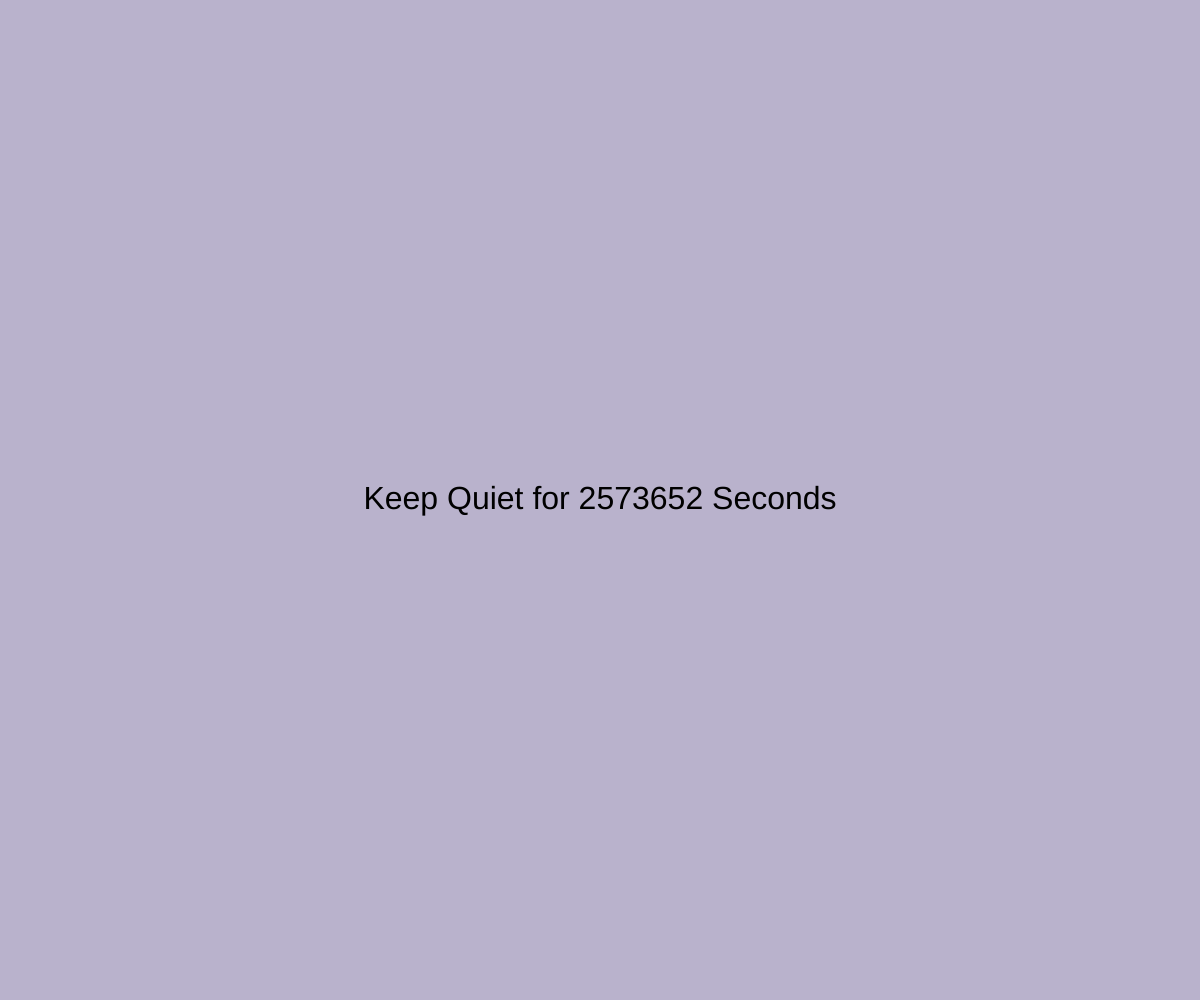
Frame 1 (no input)
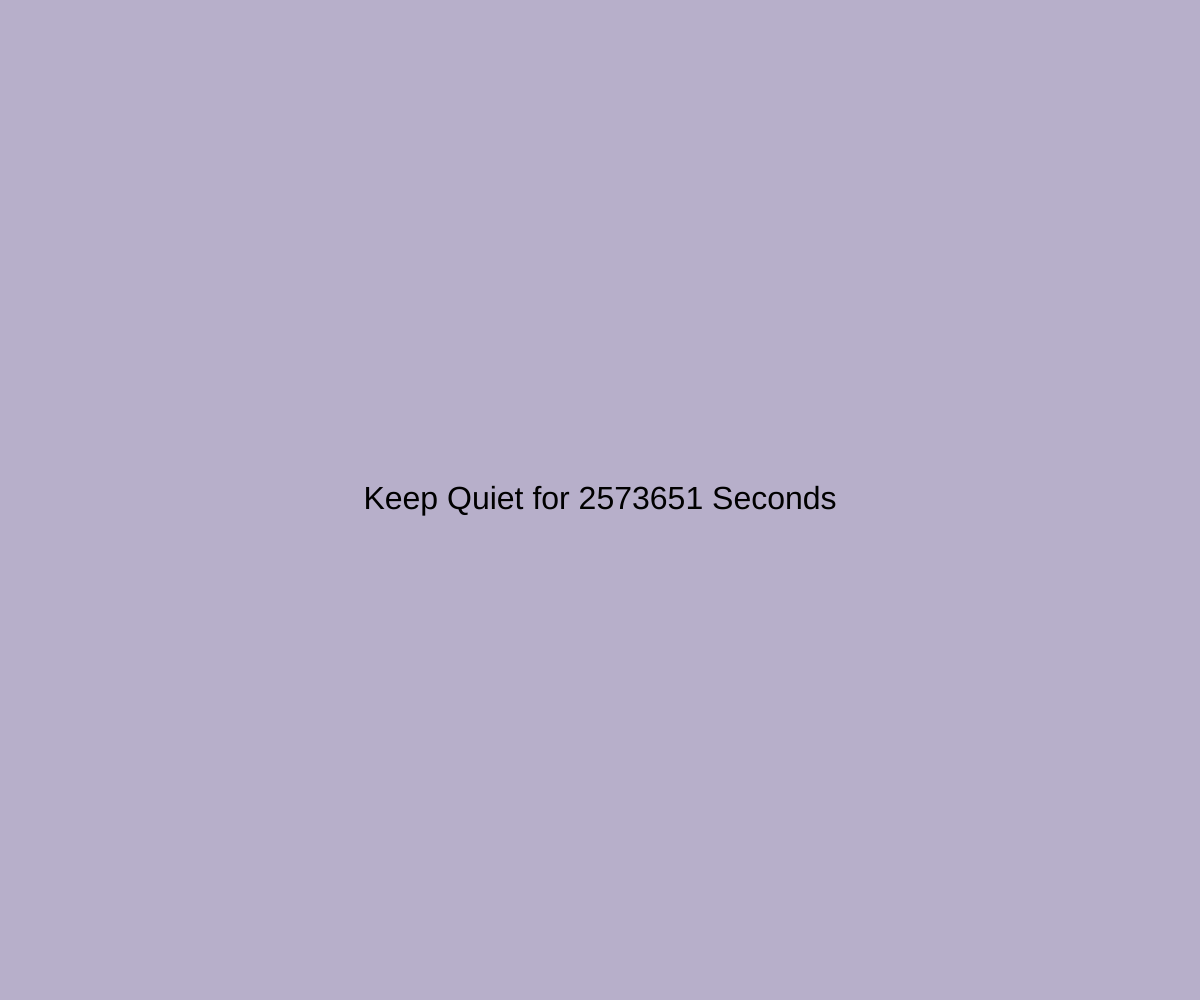
Frame 60 (no input)
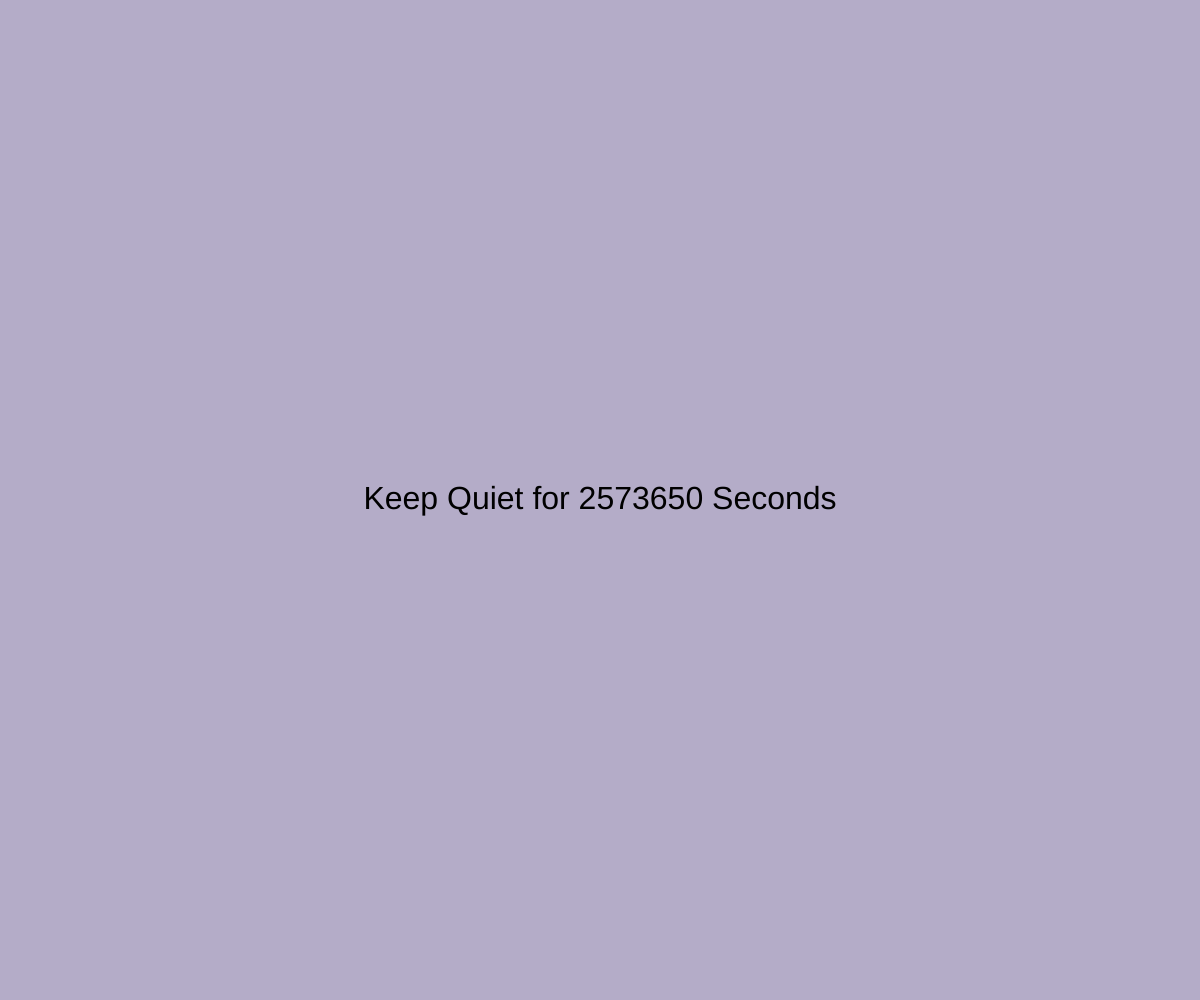
Frame 120 (the mouse pressed at the canvas centre since frame 60)

The p5.js sketch that drew these frames (run headless with seeded random() and noise() and a simulated clock; from frame 60 on, the mouse is pressed at the canvas centre):

// p5.js sketch
// ── sketch.js
let lastMilis;
let curMilis;
let elapse;
let h;
let s;
let l;
let countDown;
let interval;
let lastTriggered = -1;

let lSwitch = -1;  
let sSwitch = -1;  

function setup() {
  createCanvas(windowWidth, windowHeight);
  colorMode(HSL, 360, 100, 100);
  textAlign(CENTER, CENTER);

  interval = 30;
  h = random(0, 360);  
  s = random(0, 100);  
  l = random(0, 100);  

  countDown = h * 10000 + s * 100 + l;

  background(h, s, l);
  lastMilis = millis();
}

function draw() {
  curMilis = millis();
  elapse = curMilis - lastMilis;

  l += (elapse / 1000) * lSwitch;  
  countDown -= elapse / 1000;
  
  if (l > 100 || l < 0) {
    lSwitch *= -1;  
    s += sSwitch * 1;  
  }

  if (s > 100 || s < 0) {
    sSwitch *= -1;  
    h += 1;  
  }

  if (h > 360) {
    h = 0;
  }

  background(h, s, l);

  let qText = `Keep Quiet for ${floor(countDown)} Seconds`;

  textSize(32);
  text(qText, width / 2, height / 2);
  lastMilis = curMilis;

  let currentCountDown = floor(countDown / interval);
  if (currentCountDown !== lastTriggered) {
    readText("This is a quiet room, please don't make any noise for " + floor(countDown) + " seconds");
    lastTriggered = currentCountDown;
  }
}

function readText(text) {
  let speech = new SpeechSynthesisUtterance(text);  
  speech.lang = 'en-US'; 
  window.speechSynthesis.speak(speech);  
}

function mousePressed() {
  readText("This is a quiet room, please don't make any noise for " + floor(countDown) + " seconds");
}
